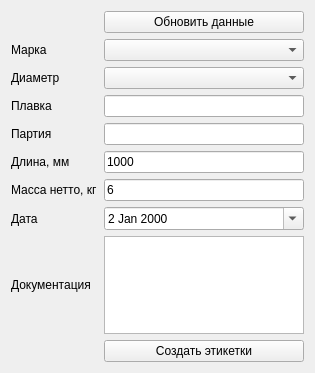
<?xml version="1.0" encoding="UTF-8"?>
<ui version="4.0">
 <class>MainWindow</class>
 <widget class="QMainWindow" name="MainWindow">
  <property name="geometry">
   <rect>
    <x>0</x>
    <y>0</y>
    <width>315</width>
    <height>373</height>
   </rect>
  </property>
  <property name="windowTitle">
   <string>Печать этикеток</string>
  </property>
  <widget class="QWidget" name="centralWidget">
   <layout class="QGridLayout" name="gridLayout">
    <item row="5" column="1">
     <widget class="QLineEdit" name="lineEditL">
      <property name="text">
       <string>1000</string>
      </property>
     </widget>
    </item>
    <item row="11" column="1">
     <widget class="QPushButton" name="cmdPrint">
      <property name="text">
       <string>Создать этикетки</string>
      </property>
     </widget>
    </item>
    <item row="4" column="1">
     <widget class="QLineEdit" name="editPart"/>
    </item>
    <item row="7" column="1">
     <widget class="QLineEdit" name="editMas">
      <property name="text">
       <string>6</string>
      </property>
     </widget>
    </item>
    <item row="2" column="1">
     <widget class="QComboBox" name="boxDiam"/>
    </item>
    <item row="3" column="1">
     <widget class="QLineEdit" name="editPlav"/>
    </item>
    <item row="7" column="0">
     <widget class="QLabel" name="label">
      <property name="text">
       <string>Масса нетто, кг</string>
      </property>
     </widget>
    </item>
    <item row="3" column="0">
     <widget class="QLabel" name="label_15">
      <property name="text">
       <string>Плавка</string>
      </property>
     </widget>
    </item>
    <item row="4" column="0">
     <widget class="QLabel" name="label_7">
      <property name="text">
       <string>Партия</string>
      </property>
     </widget>
    </item>
    <item row="2" column="0">
     <widget class="QLabel" name="label_19">
      <property name="text">
       <string>Диаметр</string>
      </property>
     </widget>
    </item>
    <item row="1" column="0">
     <widget class="QLabel" name="label_17">
      <property name="text">
       <string>Марка</string>
      </property>
     </widget>
    </item>
    <item row="5" column="0">
     <widget class="QLabel" name="label_18">
      <property name="text">
       <string>Длина, мм</string>
      </property>
     </widget>
    </item>
    <item row="1" column="1">
     <widget class="QComboBox" name="boxMarka"/>
    </item>
    <item row="0" column="1">
     <widget class="QPushButton" name="cmdUpd">
      <property name="text">
       <string>Обновить данные</string>
      </property>
     </widget>
    </item>
    <item row="10" column="1">
     <spacer name="verticalSpacer_2">
      <property name="orientation">
       <enum>Qt::Vertical</enum>
      </property>
      <property name="sizeHint" stdset="0">
       <size>
        <width>20</width>
        <height>20</height>
       </size>
      </property>
     </spacer>
    </item>
    <item row="8" column="0">
     <widget class="QLabel" name="label_16">
      <property name="text">
       <string>Дата</string>
      </property>
     </widget>
    </item>
    <item row="8" column="1">
     <widget class="QDateEdit" name="dateEdit">
      <property name="mouseTracking">
       <bool>false</bool>
      </property>
      <property name="calendarPopup">
       <bool>true</bool>
      </property>
      <property name="date">
       <date>
        <year>2000</year>
        <month>1</month>
        <day>2</day>
       </date>
      </property>
     </widget>
    </item>
    <item row="9" column="1">
     <widget class="QListView" name="listViewGost"/>
    </item>
    <item row="9" column="0">
     <widget class="QLabel" name="label_2">
      <property name="text">
       <string>Документация</string>
      </property>
     </widget>
    </item>
   </layout>
  </widget>
 </widget>
 <layoutdefault spacing="6" margin="11"/>
 <tabstops>
  <tabstop>boxMarka</tabstop>
  <tabstop>boxDiam</tabstop>
  <tabstop>editPlav</tabstop>
  <tabstop>editPart</tabstop>
  <tabstop>lineEditL</tabstop>
  <tabstop>editMas</tabstop>
  <tabstop>dateEdit</tabstop>
  <tabstop>listViewGost</tabstop>
  <tabstop>cmdPrint</tabstop>
  <tabstop>cmdUpd</tabstop>
 </tabstops>
 <resources/>
 <connections/>
</ui>
